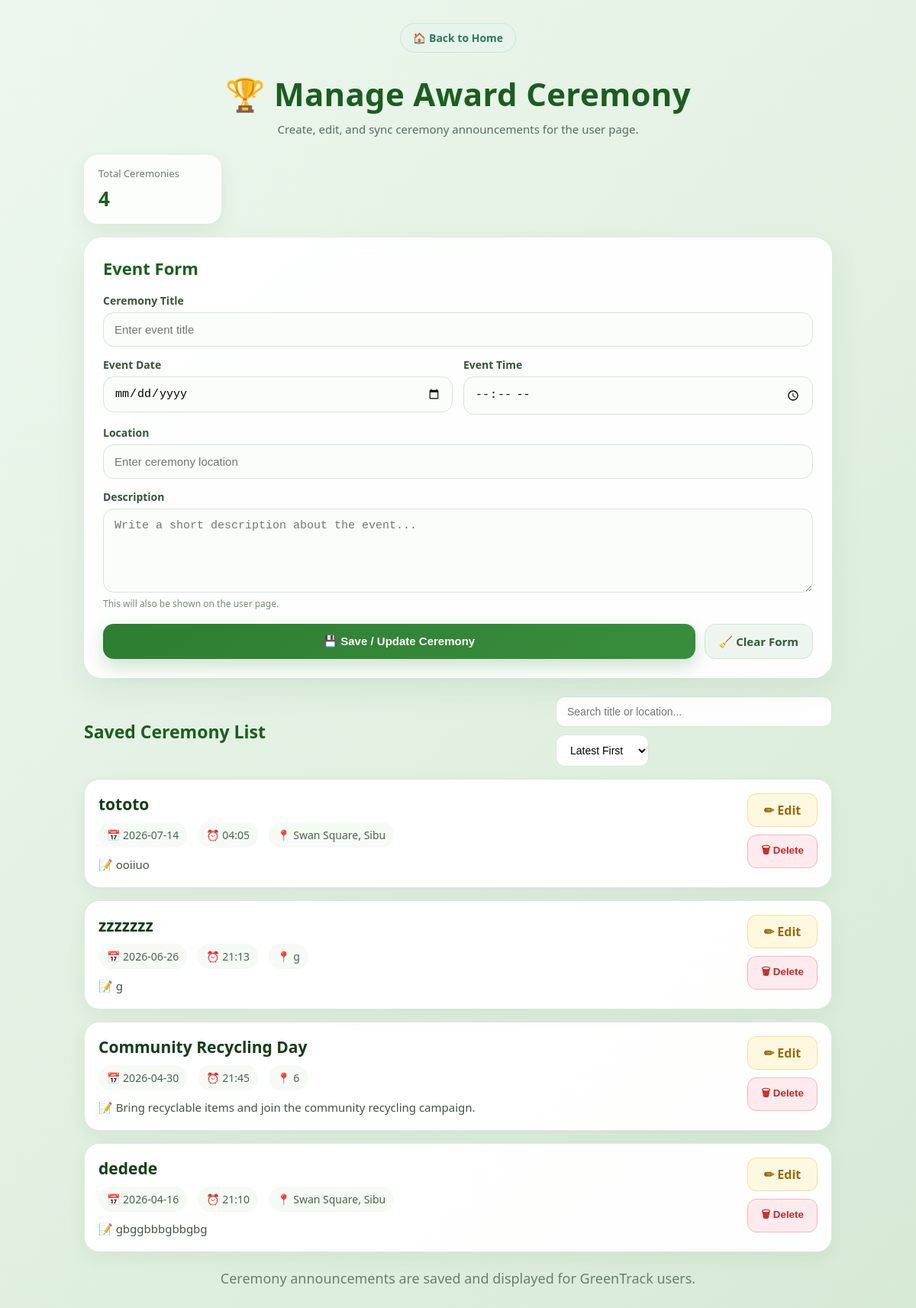
Screenshot of /manage_award with the database file from the repository.
### tables this page shows
CREATE TABLE award_events (
            id INTEGER PRIMARY KEY AUTOINCREMENT,
            title TEXT NOT NULL,
            date TEXT NOT NULL,
            time TEXT,
            location TEXT NOT NULL,
            description TEXT
        );

### app.py (the view)
@app.route('/manage_award')
def manage_award():
    conn = get_db_connection()
    awards = conn.execute("SELECT * FROM award_events ORDER BY date DESC, time DESC").fetchall()
    conn.close()
    return render_template('manage_award.html', awards=awards, edit_award=None)

### app.py (called while the page is built)
def get_db_connection():
    conn = sqlite3.connect(DB_NAME)
    conn.row_factory = sqlite3.Row
    return conn

### templates/manage_award.html (shortened to what this page needs)
<!DOCTYPE html>
<html lang="en">
<head>
</head>
<body>
<div class="container">
  <a href="/officer_dashboard" class="back-home-btn">
    🏠 Back to Home
  </a>
  <div class="page-header">
    <h1>🏆 Manage Award Ceremony</h1>
    <p>Create, edit, and sync ceremony announcements for the user page.</p>
  </div>
  <div class="top-bar">
    <div class="stat-box">
      <div class="stat-label">Total Ceremonies</div>
      <div class="stat-value">{{ awards|length }}</div>
    </div>
  </div>
  <div class="card">
    <div class="form-title">
      <h2>Event Form</h2>
    </div>
    <form method="POST" action="{{ url_for('save_award') }}">
      <div class="form-grid">
        <div class="input-group full">
          <label for="title">Ceremony Title</label>
          <input
            type="text"
            id="title"
            name="title"
            placeholder="Enter event title"
            value="{{ edit_award.title if edit_award else '' }}"
            required
          >
        </div>
        <div class="input-group">
          <label for="date">Event Date</label>
          <input
            type="date"
            id="date"
            name="date"
            value="{{ edit_award.date if edit_award else '' }}"
            required
          >
        </div>
        <div class="input-group">
          <label for="time">Event Time</label>
          <input
            type="time"
            id="time"
            name="time"
            value="{{ edit_award.time if edit_award and edit_award.time else '' }}"
          >
        </div>
        <div class="input-group full">
          <label for="location">Location</label>
          <input
            type="text"
            id="location"
            name="location"
            placeholder="Enter ceremony location"
            value="{{ edit_award.location if edit_award else '' }}"
            required
          >
        </div>
        <div class="input-group full">
          <label for="description">Description</label>
          <textarea
            id="description"
            name="description"
            placeholder="Write a short description about the event..."
          >{{ edit_award.description if edit_award and edit_award.description else '' }}</textarea>
          <div class="helper">This will also be shown on the user page.</div>
        </div>
      </div>
      <div class="button-row">
        <button type="submit" class="btn btn-primary">💾 Save / Update Ceremony</button>
        <a href="{{ url_for('manage_award') }}" class="btn btn-secondary">🧹 Clear Form</a>
      </div>
    </form>
  </div>
  <div class="section-header">
    <h3>Saved Ceremony List</h3>
    <div class="toolbar">
      <input type="text" id="searchInput" class="search-box" placeholder="Search title or location..." onkeyup="filterAwards()">
      <select id="sortSelect" class="sort-box" onchange="sortAwards()">
        <option value="latest">Latest First</option>
      </select>
    </div>
  </div>
  <div id="awardList" class="list">
    {% if awards %}
      {% for item in awards %}
        <div class="item award-item"
             data-title="{{ item.title|lower }}"
             data-location="{{ item.location|lower }}"
             data-description="{{ (item.description or '')|lower }}"
             data-date="{{ item.date }}"
             data-time="{{ item.time or '00:00' }}">
          <div class="item-left">
            <div class="item-title">{{ item.title }}</div>
            <div class="meta">
              <span>📅 {{ item.date }}</span>
              <span>⏰ {{ item.time if item.time else '-' }}</span>
              <span>📍 {{ item.location }}</span>
            </div>
            <div class="desc">📝 {{ item.description if item.description else 'No description provided.' }}</div>
          </div>
          <div class="actions">
            <a href="{{ url_for('edit_award', award_id=item.id) }}" class="action-btn edit-btn">✏ Edit</a>
            <form method="POST" action="{{ url_for('delete_award', award_id=item.id) }}" onsubmit="return confirm('Are you sure you want to delete this ceremony?')">
            <button type="submit" class="action-btn delete-btn">🗑 Delete</button>
          </form>
          </div>
        </div>
      {% endfor %}
    {% else %}
      <div class="empty" id="emptyState">
        <h4>📭 No ceremony found</h4>
        <p>There is no saved event yet.</p>
      </div>
    {% endif %}
  </div>
  <div class="footer-note">
    Ceremony announcements are saved and displayed for GreenTrack users.
  </div>
</div>
</body>
</html>

### templates/manage_award.html (style rules this page uses)
* { box-sizing:border-box; margin:0; padding:0; }
body { font-family:"Segoe UI", sans-serif; background: linear-gradient(135deg, #edf7ee, #d7ead6); min-height:100vh; padding:30px 16px; color:#1f2d1f; }
.back-home-btn { display:block; width:fit-content; margin:0 auto 25px; padding:9px 16px; font-size:14px; color:#2f7a57; background:#e6f4ec; border:1px solid #cfe4d4; border-radius:999px; text-decoration:none; font-weight:700; transition:0.25s ease; }
.container { max-width:980px; margin:auto; }
.page-header { text-align:center; margin-bottom:24px; }
.page-header h1 { font-size:42px; color:#1b5e20; margin-bottom:8px; font-weight:800; letter-spacing:0.3px; }
.page-header p { color:#55705a; font-size:15px; }
.top-bar { display:flex; justify-content:space-between; align-items:center; gap:16px; margin-bottom:18px; flex-wrap:wrap; }
.stat-box { background:rgba(255,255,255,0.85); border:1px solid rgba(255,255,255,0.7); box-shadow:0 8px 25px rgba(31, 61, 33, 0.08); border-radius:18px; padding:14px 18px; min-width:180px; }
.stat-label { font-size:13px; color:#6d7f70; margin-bottom:6px; }
.stat-value { font-size:26px; font-weight:800; color:#1b5e20; }
.card { background:rgba(255,255,255,0.92); backdrop-filter: blur(12px); border:1px solid rgba(255,255,255,0.8); border-radius:24px; padding:24px; box-shadow:0 15px 40px rgba(27, 94, 32, 0.08); margin-bottom:24px; }
.form-title { display:flex; align-items:center; justify-content:space-between; gap:10px; margin-bottom:18px; flex-wrap:wrap; }
.form-title h2 { font-size:22px; color:#1b5e20; }
.form-grid { display:grid; grid-template-columns:1fr 1fr; gap:14px; }
.full { grid-column:1 / -1; }
.input-group { display:flex; flex-direction:column; gap:6px; }
label { font-size:14px; font-weight:600; color:#35553b; }
input, textarea { width:100%; padding:13px 14px; border:1.8px solid #d6e4d7; border-radius:14px; font-size:15px; background:#fbfdfb; outline:none; transition:0.25s ease; }
textarea { min-height:110px; resize:vertical; }
.helper { font-size:12px; color:#7a8b7d; }
.button-row { display:flex; gap:12px; margin-top:18px; flex-wrap:wrap; }
.btn { border:none; border-radius:14px; padding:12px 18px; font-size:15px; font-weight:700; cursor:pointer; transition:0.25s ease; text-decoration:none; display:inline-block; text-align:center; }
.btn-primary { background:linear-gradient(135deg,#2e7d32,#388e3c); color:white; flex:1; min-width:180px; box-shadow:0 10px 22px rgba(46,125,50,0.22); }
.btn-secondary { background:#eef5ef; color:#2f5d35; border:1px solid #d2e4d4; }
.section-header { display:flex; justify-content:space-between; align-items:center; gap:12px; margin-bottom:16px; flex-wrap:wrap; }
.section-header h3 { color:#1b5e20; font-size:23px; }
.toolbar { display:flex; gap:10px; flex-wrap:wrap; }
.search-box, .sort-box { padding:11px 14px; border-radius:12px; border:1px solid #d9e6da; background:white; font-size:14px; }
.search-box { min-width:230px; }
.list { display:flex; flex-direction:column; gap:16px; }
.item { background:rgba(255,255,255,0.95); border:1px solid rgba(216,231,217,0.9); border-radius:20px; padding:18px; display:flex; justify-content:space-between; gap:18px; align-items:flex-start; box-shadow:0 8px 24px rgba(25, 65, 32, 0.06); transition:0.25s ease; }
.item-left { flex:1; }
.item-title { font-size:21px; font-weight:800; color:#153d19; margin-bottom:10px; word-break:break-word; }
.meta { display:flex; flex-wrap:wrap; gap:14px; margin-bottom:10px; color:#4d6551; font-size:14px; }
.meta span { display:flex; align-items:center; gap:6px; background:#f5faf5; padding:7px 11px; border-radius:999px; }
.desc { color:#415443; font-size:15px; line-height:1.6; white-space:pre-wrap; margin-top:8px; }
.actions { display:flex; flex-direction:column; gap:10px; }
.action-btn { border:none; border-radius:12px; padding:10px 14px; cursor:pointer; font-weight:700; min-width:92px; transition:0.2s ease; text-decoration:none; text-align:center; }
.edit-btn { background:#fff8e1; color:#9a6a00; border:1px solid #f3df9a; }
.delete-btn { background:#ffebee; color:#c62828; border:1px solid #efb8bf; }
.footer-note { text-align:center; margin-top:22px; color:#69806d; font-size:18px; }

### rows the page displays
award_events: title "tototo", date "2026-07-14", time "04:05", location "Swan Square, Sibu", description "ooiiuo"
award_events: title "zzzzzzz", date "2026-06-26", time "21:13", location "g", description "g"
award_events: title "Community Recycling Day", date "2026-04-30", time "21:45", location "6", description "Bring recyclable items and join the community recycling campaign."
award_events: title "dedede", date "2026-04-16", time "21:10", location "Swan Square, Sibu", description "gbggbbbgbbgbg"

### other values shown
{{ awards|length }} "4"
